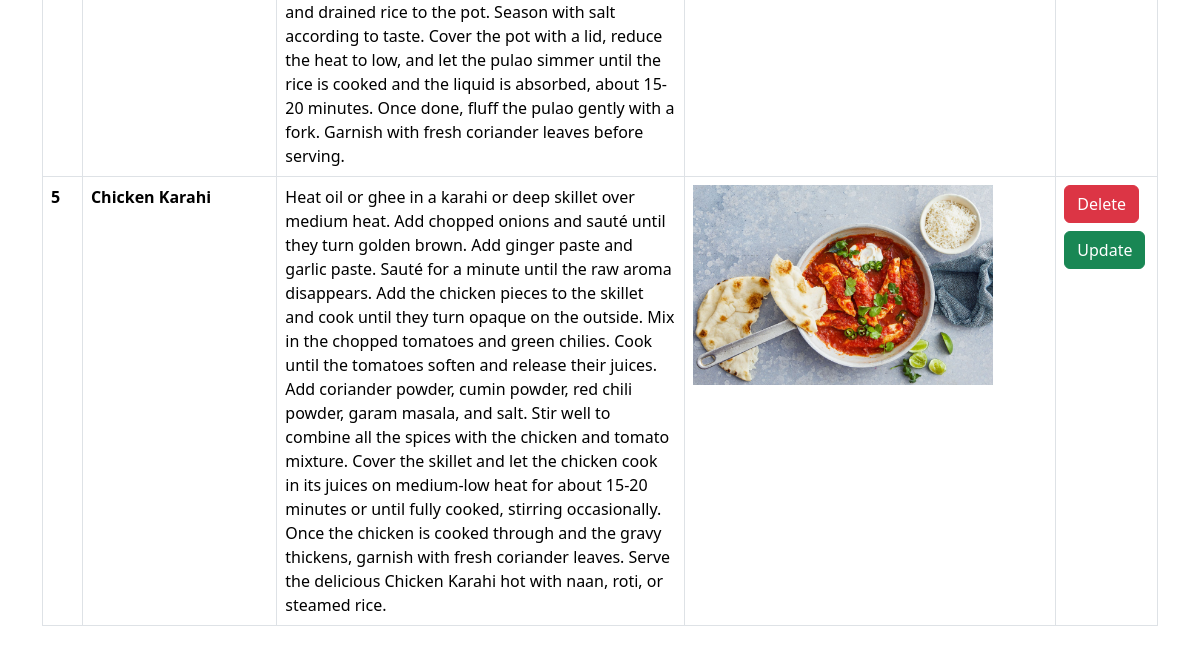
The app's page /recepies/ (signed in, lower part), older data.
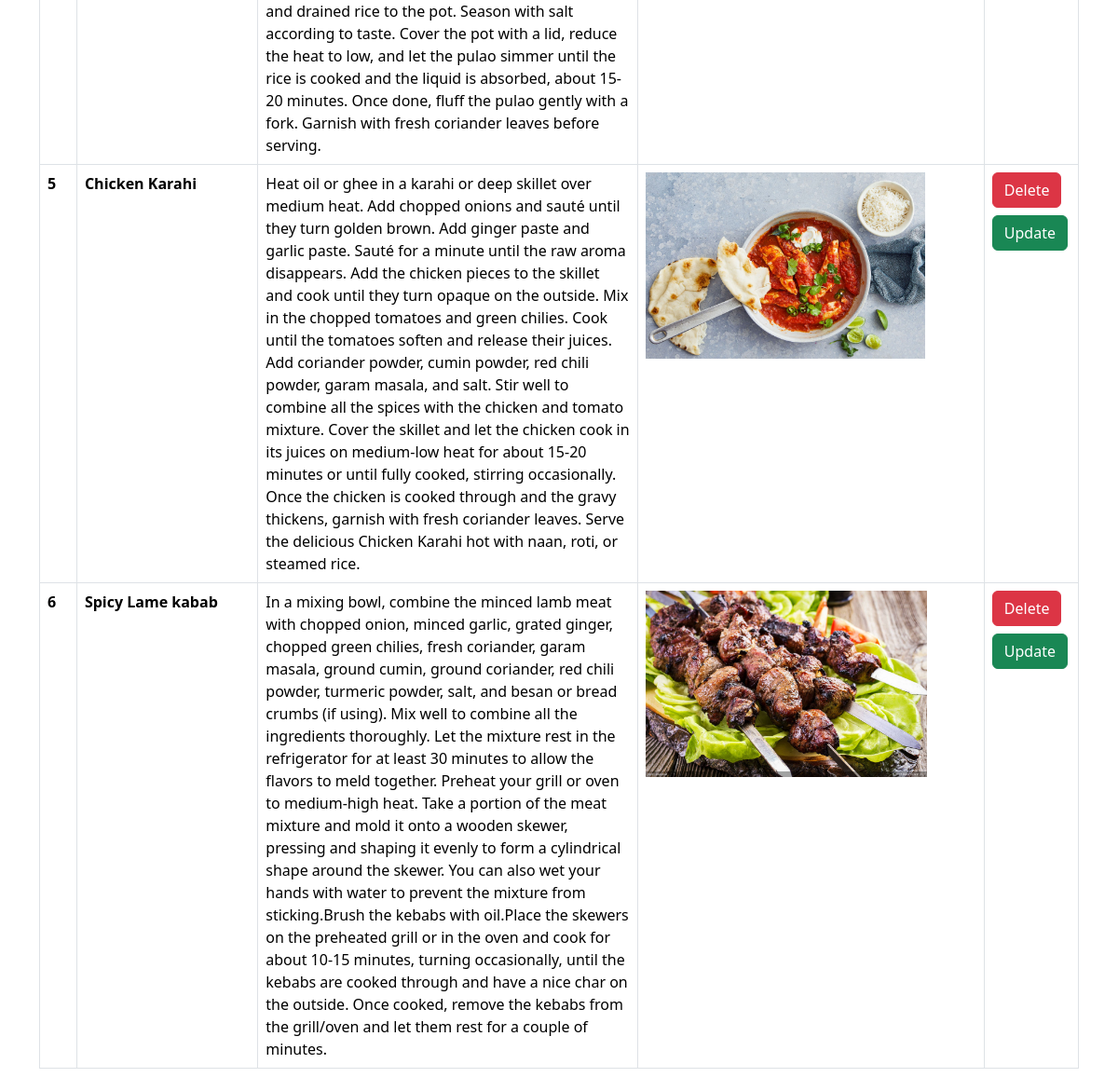
The same page, newer data.
### vege/models.py (models this page shows, shortened)
class RecipeName(models.Model):
    user = models.ForeignKey(User, on_delete=models.SET_NULL, null=True, blank=True)
    recipe_name = models.CharField(max_length=50)
    recipe_desciption = models.TextField(max_length=1000)
    recipe_image = models.ImageField(upload_to="recepies")

### vege/views.py (the view, shortened to what this page needs)
# urls.py: path("recepies/", include("vege.urls")),
@login_required(login_url="/recepies/login")
def recepies(request):
    queryset = RecipeName.objects.all()
    if request.GET.get('search'):
        queryset = queryset.filter(recipe_name__icontains=request.GET.get('search'))
    context = {'recipes':queryset}
    return render(request, "vege/index.html",context)

### vege/templates/vege/index.html (shortened to what this page needs)
{% extends "vege/base.html"%}
{% block body %}
<div class="container my-4">
  <table class="table table-bordered my-4">
    <tbody>
      {% for i in recipes %}
      <tr>
        <th scope="row">{{forloop.counter}}</th>
        <td style="white-space: nowrap;"><b>{{i.recipe_name}}</b></td>
        <td>{{i.recipe_desciption}}</td>
        <td>
          <img src = "/media/{{i.recipe_image}}" style="height: 200px;">
        </td>
        <td>
          <a href="/recepies/delete/{{i.id}}" class="btn btn-danger">Delete</a>
          <a href="/recepies/update/{{i.id}}" class="btn btn-success my-2">Update</a>
        </td>
      </tr>
      {% endfor %}
    </tbody>
  </table>
</div>
{% endblock %}

Row changes from the older to the newer data that the page shows:
added RecipeName: recipe_name "Spicy Lame kabab", recipe_desciption "In a mixing bowl, combine the minced lamb meat with chopped onion, minced garlic, grated ginger, chopped green chilies, fresh coriander, garam masala, ground cumin, ground coriander, red chili powder, turmeric powder, salt, and besan or bread crumbs (if using). Mix well to combine all the ingredients thoroughly. Let the mixture rest in the refrigerator for at least 30 minutes to allow the flavors to meld together. Preheat your grill or oven to medium-high heat. Take a portion of the meat mixture and mold it onto a wooden skewer, pressing and shaping it evenly to form a cylindrical shape around the skewer. You can also wet your hands with water to prevent the mixture from sticking.Brush the…", recipe_image (picture)
